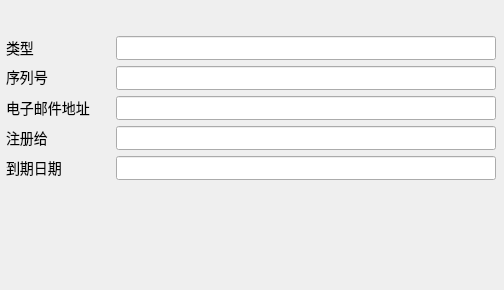
<?xml version="1.0" encoding="UTF-8"?>
<ui version="4.0">
 <class>Form</class>
 <widget class="QWidget" name="Form">
  <property name="geometry">
   <rect>
    <x>0</x>
    <y>0</y>
    <width>504</width>
    <height>290</height>
   </rect>
  </property>
  <property name="sizePolicy">
   <sizepolicy hsizetype="Fixed" vsizetype="Fixed">
    <horstretch>0</horstretch>
    <verstretch>0</verstretch>
   </sizepolicy>
  </property>
  <property name="minimumSize">
   <size>
    <width>500</width>
    <height>200</height>
   </size>
  </property>
  <property name="maximumSize">
   <size>
    <width>504</width>
    <height>290</height>
   </size>
  </property>
  <property name="windowTitle">
   <string>颜色</string>
  </property>
  <layout class="QVBoxLayout" name="verticalLayout_3">
   <property name="leftMargin">
    <number>6</number>
   </property>
   <property name="topMargin">
    <number>6</number>
   </property>
   <property name="rightMargin">
    <number>6</number>
   </property>
   <property name="bottomMargin">
    <number>6</number>
   </property>
   <item>
    <layout class="QHBoxLayout" name="horizontalLayout_3">
     <property name="topMargin">
      <number>10</number>
     </property>
     <item>
      <widget class="QLabel" name="label_3">
       <property name="styleSheet">
        <string>QLineEdit {font-size: 14px;color: #f8f8f8; border-color: transparent;}</string>
       </property>
       <property name="text">
        <string/>
       </property>
       <property name="pixmap">
        <pixmap resource="../icons/icons.qrc">:/icons/licman.png</pixmap>
       </property>
       <property name="alignment">
        <set>Qt::AlignCenter</set>
       </property>
      </widget>
     </item>
    </layout>
   </item>
   <item>
    <layout class="QVBoxLayout" name="verticalLayout">
     <property name="bottomMargin">
      <number>0</number>
     </property>
     <item>
      <layout class="QHBoxLayout" name="horizontalLayout_2">
       <property name="spacing">
        <number>2</number>
       </property>
       <property name="rightMargin">
        <number>2</number>
       </property>
       <item>
        <layout class="QVBoxLayout" name="verticalLayout_2">
         <property name="spacing">
          <number>6</number>
         </property>
         <property name="topMargin">
          <number>0</number>
         </property>
         <property name="bottomMargin">
          <number>0</number>
         </property>
         <item>
          <layout class="QFormLayout" name="formLayout_4">
           <property name="horizontalSpacing">
            <number>0</number>
           </property>
           <item row="0" column="0">
            <widget class="QLabel" name="label_5">
             <property name="minimumSize">
              <size>
               <width>110</width>
               <height>0</height>
              </size>
             </property>
             <property name="styleSheet">
              <string notr="true">font-size: 14px;</string>
             </property>
             <property name="text">
              <string>类型</string>
             </property>
            </widget>
           </item>
           <item row="0" column="1">
            <widget class="QLineEdit" name="licman_status_type">
             <property name="styleSheet">
              <string notr="true">QLineEdit {font-size: 14px;color: #f8f8f8; border-color: transparent;}</string>
             </property>
             <property name="readOnly">
              <bool>true</bool>
             </property>
            </widget>
           </item>
          </layout>
         </item>
         <item>
          <layout class="QFormLayout" name="formLayout">
           <property name="sizeConstraint">
            <enum>QLayout::SetMinimumSize</enum>
           </property>
           <property name="horizontalSpacing">
            <number>0</number>
           </property>
           <item row="0" column="0">
            <widget class="QLabel" name="label">
             <property name="sizePolicy">
              <sizepolicy hsizetype="Minimum" vsizetype="Fixed">
               <horstretch>0</horstretch>
               <verstretch>0</verstretch>
              </sizepolicy>
             </property>
             <property name="minimumSize">
              <size>
               <width>110</width>
               <height>0</height>
              </size>
             </property>
             <property name="styleSheet">
              <string notr="true">font-size: 14px;</string>
             </property>
             <property name="text">
              <string>序列号</string>
             </property>
            </widget>
           </item>
           <item row="0" column="1">
            <widget class="QLineEdit" name="licman_status_serial">
             <property name="font">
              <font>
               <family>MS Shell Dlg 2</family>
               <pointsize>-1</pointsize>
               <weight>50</weight>
               <italic>false</italic>
               <bold>false</bold>
              </font>
             </property>
             <property name="styleSheet">
              <string notr="true">QLineEdit {font-size: 14px;color: #f8f8f8; border-color: transparent;}</string>
             </property>
             <property name="inputMethodHints">
              <set>Qt::ImhDigitsOnly|Qt::ImhPreferNumbers</set>
             </property>
             <property name="maxLength">
              <number>100</number>
             </property>
             <property name="readOnly">
              <bool>true</bool>
             </property>
             <property name="clearButtonEnabled">
              <bool>true</bool>
             </property>
            </widget>
           </item>
          </layout>
         </item>
         <item>
          <layout class="QFormLayout" name="formLayout_2">
           <property name="sizeConstraint">
            <enum>QLayout::SetMinimumSize</enum>
           </property>
           <property name="horizontalSpacing">
            <number>0</number>
           </property>
           <item row="0" column="0">
            <widget class="QLabel" name="label_2">
             <property name="minimumSize">
              <size>
               <width>110</width>
               <height>0</height>
              </size>
             </property>
             <property name="styleSheet">
              <string notr="true">font-size: 14px;</string>
             </property>
             <property name="text">
              <string>电子邮件地址</string>
             </property>
            </widget>
           </item>
           <item row="0" column="1">
            <widget class="QLineEdit" name="licman_status_email">
             <property name="styleSheet">
              <string notr="true">QLineEdit {font-size: 14px;color: #f8f8f8; border-color: transparent;}</string>
             </property>
             <property name="inputMethodHints">
              <set>Qt::ImhEmailCharactersOnly</set>
             </property>
             <property name="inputMask">
              <string/>
             </property>
             <property name="maxLength">
              <number>32767</number>
             </property>
             <property name="readOnly">
              <bool>true</bool>
             </property>
             <property name="clearButtonEnabled">
              <bool>true</bool>
             </property>
            </widget>
           </item>
          </layout>
         </item>
         <item>
          <layout class="QFormLayout" name="formLayout_3">
           <property name="horizontalSpacing">
            <number>0</number>
           </property>
           <property name="bottomMargin">
            <number>0</number>
           </property>
           <item row="0" column="0">
            <widget class="QLabel" name="label_4">
             <property name="minimumSize">
              <size>
               <width>110</width>
               <height>0</height>
              </size>
             </property>
             <property name="styleSheet">
              <string notr="true">font-size: 14px;</string>
             </property>
             <property name="text">
              <string>注册给</string>
             </property>
            </widget>
           </item>
           <item row="0" column="1">
            <widget class="QLineEdit" name="licman_status_name">
             <property name="styleSheet">
              <string notr="true">QLineEdit {font-size: 14px;color: #f8f8f8; border-color: transparent;}</string>
             </property>
             <property name="readOnly">
              <bool>true</bool>
             </property>
            </widget>
           </item>
          </layout>
         </item>
         <item>
          <layout class="QFormLayout" name="formLayout_5">
           <property name="horizontalSpacing">
            <number>0</number>
           </property>
           <item row="0" column="0">
            <widget class="QLabel" name="label_6">
             <property name="sizePolicy">
              <sizepolicy hsizetype="Minimum" vsizetype="Preferred">
               <horstretch>0</horstretch>
               <verstretch>0</verstretch>
              </sizepolicy>
             </property>
             <property name="minimumSize">
              <size>
               <width>110</width>
               <height>0</height>
              </size>
             </property>
             <property name="styleSheet">
              <string notr="true">font-size: 14px;</string>
             </property>
             <property name="text">
              <string>到期日期</string>
             </property>
            </widget>
           </item>
           <item row="0" column="1">
            <widget class="QLineEdit" name="licman_status_expires">
             <property name="styleSheet">
              <string notr="true">QLineEdit {font-size: 14px;color: #f8f8f8; border-color: transparent;}</string>
             </property>
             <property name="readOnly">
              <bool>true</bool>
             </property>
            </widget>
           </item>
          </layout>
         </item>
        </layout>
       </item>
      </layout>
     </item>
    </layout>
   </item>
   <item>
    <spacer name="verticalSpacer">
     <property name="styleSheet">
      <string>QLineEdit {font-size: 14px;color: #f8f8f8; border-color: transparent;}</string>
     </property>
     <property name="orientation">
      <enum>Qt::Vertical</enum>
     </property>
     <property name="sizeHint" stdset="0">
      <size>
       <width>20</width>
       <height>1</height>
      </size>
     </property>
    </spacer>
   </item>
  </layout>
 </widget>
 <resources>
  <include location="../icons/icons.qrc"/>
 </resources>
 <connections/>
</ui>
